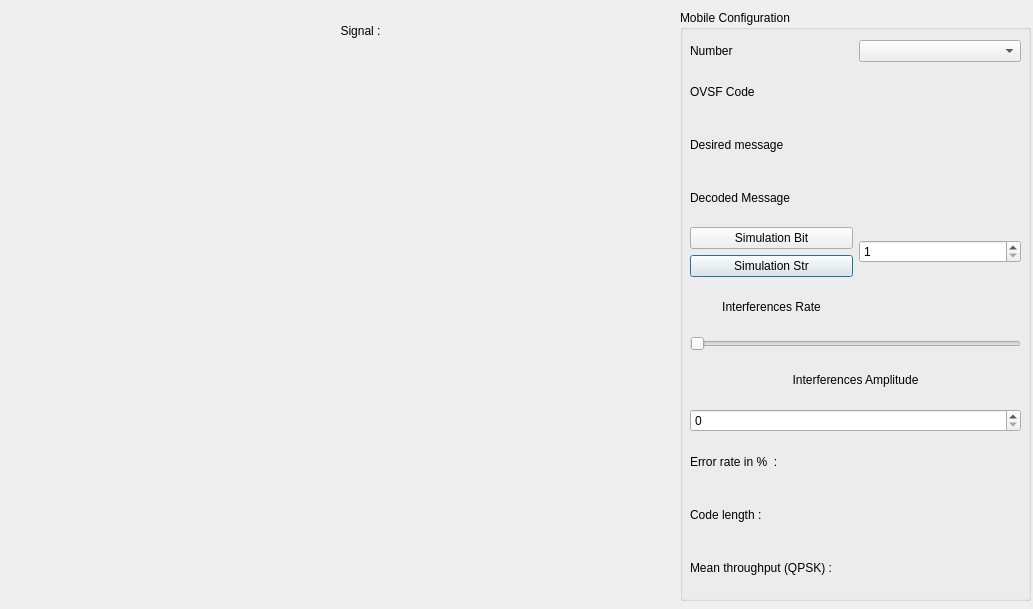
<?xml version="1.0" encoding="UTF-8"?>
<ui version="4.0">
 <class>UMTSMulplexing</class>
 <widget class="QDialog" name="UMTSMulplexing">
  <property name="geometry">
   <rect>
    <x>0</x>
    <y>0</y>
    <width>1033</width>
    <height>609</height>
   </rect>
  </property>
  <property name="windowTitle">
   <string>Dialog</string>
  </property>
  <property name="windowIcon">
   <iconset>
    <normaloff>cdma-icon.png</normaloff>cdma-icon.png</iconset>
  </property>
  <widget class="QGroupBox" name="groupBox">
   <property name="geometry">
    <rect>
     <x>680</x>
     <y>10</y>
     <width>351</width>
     <height>591</height>
    </rect>
   </property>
   <property name="title">
    <string>Mobile Configuration</string>
   </property>
   <widget class="QWidget" name="gridLayoutWidget">
    <property name="geometry">
     <rect>
      <x>10</x>
      <y>30</y>
      <width>331</width>
      <height>551</height>
     </rect>
    </property>
    <layout class="QGridLayout" name="gridLayout">
     <item row="9" column="1">
      <widget class="QLabel" name="LabelTextInterferencesRate">
       <property name="text">
        <string/>
       </property>
      </widget>
     </item>
     <item row="13" column="0">
      <widget class="QLabel" name="LabelErrorRateTitle">
       <property name="text">
        <string>Error rate in %  :</string>
       </property>
      </widget>
     </item>
     <item row="11" column="0" colspan="2">
      <widget class="QLabel" name="LabelInterferencesAmplitude">
       <property name="text">
        <string>Interferences Amplitude</string>
       </property>
       <property name="alignment">
        <set>Qt::AlignCenter</set>
       </property>
      </widget>
     </item>
     <item row="10" column="0" colspan="2">
      <widget class="QSlider" name="SliderInterferencesRate">
       <property name="orientation">
        <enum>Qt::Horizontal</enum>
       </property>
      </widget>
     </item>
     <item row="12" column="0" colspan="2">
      <widget class="QSpinBox" name="SpinInterferencesAmplitude"/>
     </item>
     <item row="2" column="1">
      <widget class="QComboBox" name="ComboBoxNumber"/>
     </item>
     <item row="8" column="0">
      <widget class="QPushButton" name="buttonStringSimulation">
       <property name="text">
        <string>Simulation Str</string>
       </property>
      </widget>
     </item>
     <item row="4" column="1">
      <widget class="QLabel" name="LabelTextDesiredMessage">
       <property name="text">
        <string/>
       </property>
      </widget>
     </item>
     <item row="5" column="0">
      <widget class="QLabel" name="LabelDecodeMessage">
       <property name="text">
        <string>Decoded Message</string>
       </property>
      </widget>
     </item>
     <item row="5" column="1">
      <widget class="QLabel" name="LabelTextDecodeMessage">
       <property name="text">
        <string/>
       </property>
      </widget>
     </item>
     <item row="2" column="0">
      <widget class="QLabel" name="LabelNumber">
       <property name="text">
        <string>Number</string>
       </property>
      </widget>
     </item>
     <item row="7" column="0">
      <widget class="QPushButton" name="buttonBitSimulation">
       <property name="text">
        <string>Simulation Bit</string>
       </property>
      </widget>
     </item>
     <item row="4" column="0">
      <widget class="QLabel" name="LabelDesired">
       <property name="text">
        <string>Desired message</string>
       </property>
      </widget>
     </item>
     <item row="7" column="1" rowspan="2">
      <widget class="QSpinBox" name="mobileNumber">
       <property name="minimum">
        <number>1</number>
       </property>
       <property name="maximum">
        <number>512</number>
       </property>
      </widget>
     </item>
     <item row="9" column="0">
      <widget class="QLabel" name="LabelInterferencesRate">
       <property name="layoutDirection">
        <enum>Qt::LeftToRight</enum>
       </property>
       <property name="text">
        <string>Interferences Rate</string>
       </property>
       <property name="alignment">
        <set>Qt::AlignCenter</set>
       </property>
      </widget>
     </item>
     <item row="13" column="1">
      <widget class="QLabel" name="LabelErrorRate">
       <property name="text">
        <string/>
       </property>
      </widget>
     </item>
     <item row="15" column="0">
      <widget class="QLabel" name="LabelThroughputTitle">
       <property name="text">
        <string>Mean throughput (QPSK) :</string>
       </property>
      </widget>
     </item>
     <item row="15" column="1">
      <widget class="QLabel" name="LabelThroughput">
       <property name="text">
        <string/>
       </property>
      </widget>
     </item>
     <item row="14" column="0">
      <widget class="QLabel" name="codeLengthLabelTitle">
       <property name="text">
        <string>Code length :</string>
       </property>
      </widget>
     </item>
     <item row="14" column="1">
      <widget class="QLabel" name="codeLengthLabel">
       <property name="text">
        <string/>
       </property>
      </widget>
     </item>
     <item row="3" column="0">
      <widget class="QLabel" name="LabelOVSF">
       <property name="text">
        <string>OVSF Code</string>
       </property>
      </widget>
     </item>
     <item row="3" column="1">
      <widget class="QLabel" name="LabelTextOVSF">
       <property name="text">
        <string/>
       </property>
      </widget>
     </item>
    </layout>
   </widget>
  </widget>
  <widget class="QLabel" name="plotLabel">
   <property name="geometry">
    <rect>
     <x>10</x>
     <y>50</y>
     <width>631</width>
     <height>541</height>
    </rect>
   </property>
   <property name="layoutDirection">
    <enum>Qt::LeftToRight</enum>
   </property>
   <property name="text">
    <string/>
   </property>
  </widget>
  <widget class="QLabel" name="LabelSignal">
   <property name="geometry">
    <rect>
     <x>10</x>
     <y>10</y>
     <width>701</width>
     <height>41</height>
    </rect>
   </property>
   <property name="text">
    <string>Signal :</string>
   </property>
   <property name="alignment">
    <set>Qt::AlignCenter</set>
   </property>
  </widget>
 </widget>
 <resources/>
 <connections/>
</ui>
